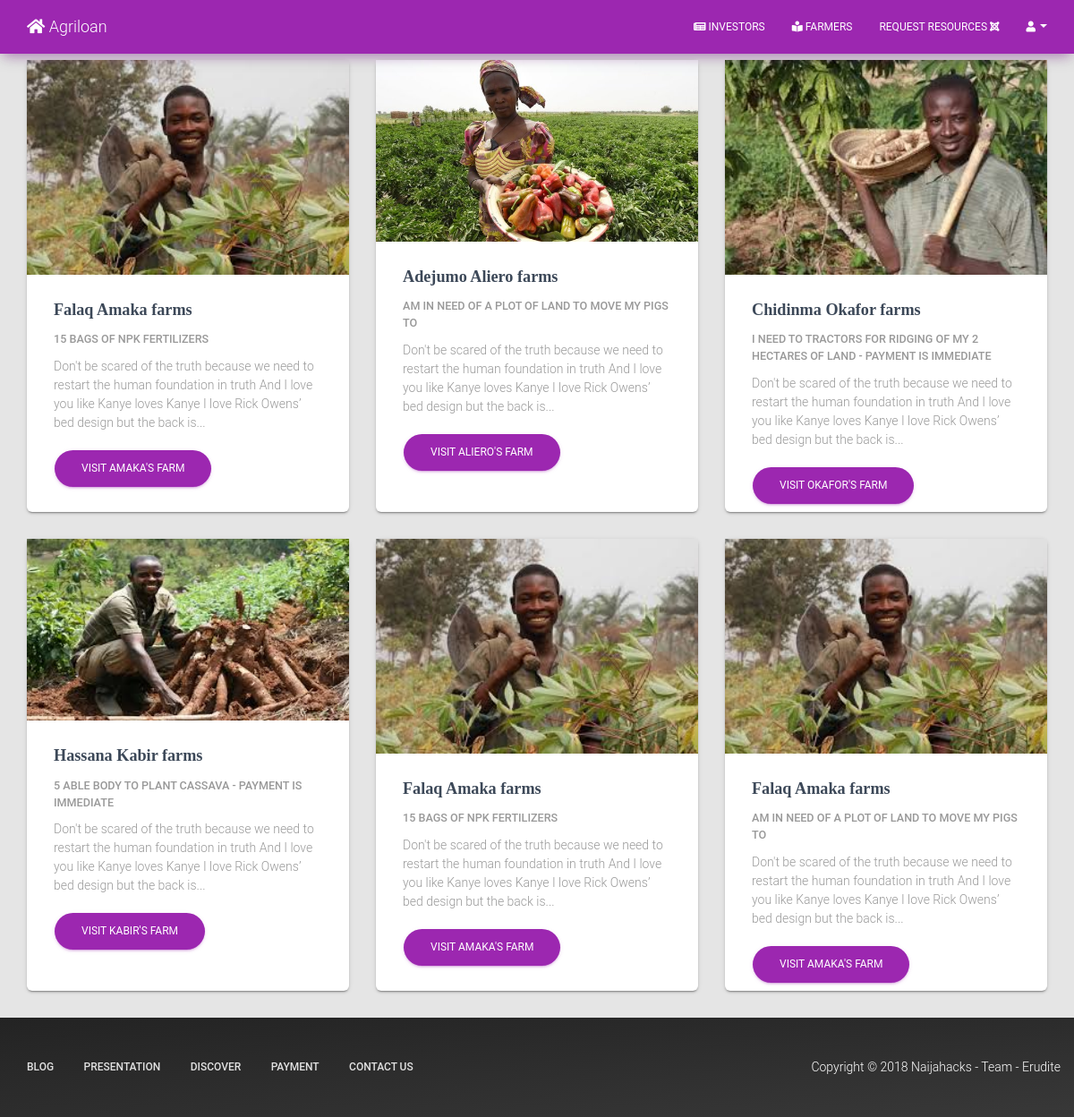
The page / on the database its author committed.
### tables this page shows
CREATE TABLE `farmer` (
  `id` int(100) NOT NULL,
  `userId` int(100) NOT NULL,
  `product` varchar(500) NOT NULL,
  `location` varchar(500) NOT NULL,
  `size` varchar(500) NOT NULL,
  `age` varchar(100) NOT NULL,
  `date` varchar(100) NOT NULL,
  `resources` varchar(500) NOT NULL,
  `collateral` varchar(500) NOT NULL,
  `duration` int(100) NOT NULL
);

CREATE TABLE `users` (
  `firstName` varchar(255) NOT NULL,
  `lastname` varchar(255) NOT NULL,
  `email` varchar(255) NOT NULL,
  `password` varchar(255) NOT NULL,
  `category` varchar(10) NOT NULL,
  `date` varchar(255) NOT NULL,
  `id` int(255) NOT NULL,
  `contact` varchar(100) NOT NULL,
  `image` varchar(100) DEFAULT NULL
);

### includes/header.php (called while the page is built, shortened)
<?php
      require_once 'includes/databaseConfig.php';
      require_once 'includes/classes/Request.php';
      $request = new Request($con);
      require_once 'includes/navMenu.php';
     ?>

### includes/classes/Request.php (called while the page is built, shortened)
<?php
   class Request
   {
      private $con;
      function __construct($con)
      {
         $this->con = $con;
      }
      public function fetchRequests()
      {
         $requestArray = [];
         $idArray = $this->fetchRequestId();
         foreach ($idArray as $requestId) {
            array_push($requestArray, $this->fetchRequestDetails($requestId));
         }
         return $requestArray;
      }
       public function fetchRequestId()
      {
         $idArray = [];
         $sql = "SELECT id FROM farmer LIMIT 6";
         $query = mysqli_query($this->con, $sql);
         while ($row = mysqli_fetch_array($query)) {
            array_push($idArray, $row['id']);
         }
         return $idArray;
      }
      public function fetchRequestDetails($requestId){
         $sql = "SELECT farmer.id, farmer.userId, farmer.date, farmer.product, farmer.location, farmer.size, farmer.age, farmer.resources, farmer.collateral, farmer.duration, users.firstName, users.image,users.lastname, users.contact, users.email, users.category
                   FROM farmer
                    INNER JOIN users ON farmer.userId= users.id
                        WHERE farmer.id='$requestId'";
         $query = mysqli_query($this->con, $sql);
         $query = mysqli_fetch_array($query);
         return $query;
      }
}
 ?>

### index.php (the view, shortened to what this page needs)
<?php
  require_once 'includes/header.php';
  $requestArray = $request->fetchRequests();
?>
	<div class="container">
		<div class="row">
<div class="col-sm-12 topMargin8"></div>
	<?php
		foreach ($requestArray as $row) {
		$requestId = $row['id'];?>
			 <div class="col-md-4">
          <div class="card card-image" style="height: 505px" >
            <div class="card-avatar">
              <a href="#">
									<img class="img" src="assets/images/<?php echo $row['image'] ?>.jpeg">
								</a>
            </div>
            <div class="card-content">
              <h4 class="card-title">  <?php echo $row['firstName'] . " " . $row['lastname']. " farms"; ?></h4>
              <h6 class="category"> <?php echo $row['resources']?></h6>
              <p class="card-description">
                Don't be scared of the truth because we need to restart the human foundation in truth And I love you like Kanye loves Kanye I love Rick Owens’ bed design but the back is...
              </p>
              <a class="btn btn-round btn-primary" href="request.php?id=<?php echo $requestId ?>">visit <?php echo $row["lastname"] . "'s farm"; ?></a>
            </div>
          </div>
        </div>
	  <?php };?>
  </div>
</div>
<?php
require_once 'includes/footer.php';
?>

### includes/navMenu.php (shortened to what this page needs)
<!doctype html>
<html lang="en">
<head>
   <link rel="stylesheet" href="https://maxcdn.bootstrapcdn.com/font-awesome/latest/css/font-awesome.min.css" />
   <link href="assets/css/bootstrap.min.css" rel="stylesheet" />
   <link href="assets/css/material-kit.css?v=1.2.1" rel="stylesheet"/>
   <link href="assets/css/custom.css" rel="stylesheet"/>
   <link href="assets/css/grid.css" rel="stylesheet"/>
   <link rel="stylesheet" href="https://use.fontawesome.com/releases/v5.3.1/css/all.css">
</head>
<body id="home" class="index-page">
  <nav class="navbar navbar-default navbar-primary navbar-fixed-top" id="sectionsNav">
      <div class="container">
         <div class="navbar-header">
            <a class="navbar-brand" href="index.html">
               <i class="fas fa-home"></i> Agriloan
            </a>
         </div>
         <div class="collapse navbar-collapse">
            <ul class="nav navbar-nav navbar-right">
               <li>
                  <a href="investor.php">
                     <i class="fas fa-newspaper"></i>  Investors
                  </a>
               </li>
               <li>
                  <a href="index.php">
                  <i class="fas fa-book-reader"></i> Farmers</a>
               </li>
               <li>
                  <a href="request_resources.php?id=<?php echo $userId ?>">Request resources <i class="fab fa-joomla"></i></a>
               </li>
               <li class="dropdown">
                  <a href="#" class="dropdown-toggle" data-toggle="dropdown">
                     <i class="fas fa-user"></i>
                     <b class="caret"></b>
                  </a>
               </li>
            </ul>
         </div>
      </div>
   </nav>

### includes/footer.php (shortened to what this page needs)
<footer class="footer footer-black footer-big">
<div class="container">
    <ul class="pull-left">
    <li>
      <a href="#pablo">
         Blog
      </a>
    </li>
    <li>
      <a href="#pablo">
         Presentation
      </a>
    </li>
    <li>
      <a href="#pablo">
         Discover
      </a>
    </li>
    <li>
      <a href="#pablo">
         Payment
      </a>
    </li>
    <li>
      <a href="#pablo">
         Contact Us
      </a>
    </li>
   </ul>
   <div class="copyright pull-right">
    Copyright &copy;
     Naijahacks - Team - Erudite
   </div>
   </div>
   </footer>
</body>
</html>

### assets/css/custom.css (style rules this page uses)
* { box-sizing: border-box; }
html,body { margin: 0; padding: 0; }
footer .container { width: 100%; }

### rows shown on the page
farmer: userId.image (picture), userId.firstName "Falaq", userId.lastname "Amaka", resources "15 BAGS OF NPK FERTILIZERS", userId.lastname "AMAKA"
farmer: userId.image (picture), userId.firstName "Adejumo", userId.lastname "Aliero", resources "AM IN NEED OF A PLOT OF LAND TO MOVE MY PIGS TO", userId.lastname "ALIERO"
farmer: userId.image (picture), userId.firstName "Chidinma", userId.lastname "Okafor", resources "I NEED TO TRACTORS FOR RIDGING OF MY 2 HECTARES OF LAND - PAYMENT IS IMMEDIATE", userId.lastname "OKAFOR"
farmer: userId.image (picture), userId.firstName "Hassana", userId.lastname "Kabir", resources "5 ABLE BODY TO PLANT CASSAVA - PAYMENT IS IMMEDIATE", userId.lastname "KABIR"
farmer: userId.image (picture), userId.firstName "Falaq", userId.lastname "Amaka", resources "15 BAGS OF NPK FERTILIZERS", userId.lastname "AMAKA"
farmer: userId.image (picture), userId.firstName "Falaq", userId.lastname "Amaka", resources "AM IN NEED OF A PLOT OF LAND TO MOVE MY PIGS TO", userId.lastname "AMAKA"
